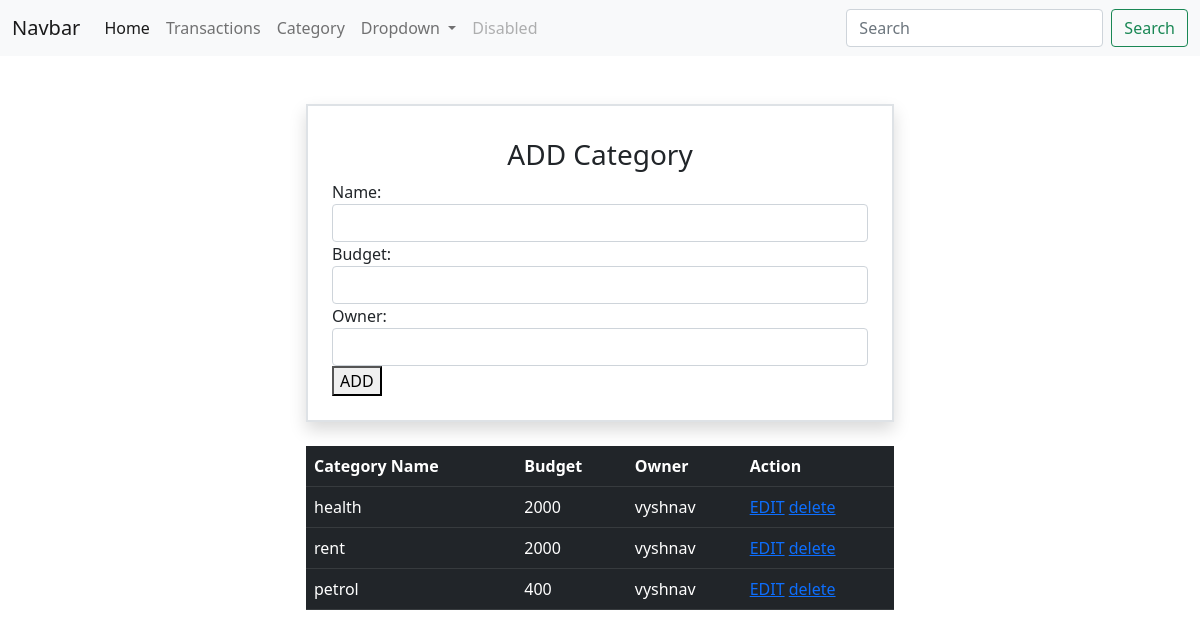
Page /category/add/ on the committed database.
### myapp/models.py (models this page shows, shortened)
class Category(models.Model):
    name=models.CharField(max_length=200)
    budget=models.PositiveIntegerField()
    owner=models.CharField(max_length=200)

### myapp/views.py (the view, shortened to what this page needs)
# urls.py: path('category/add/',views.CategoryCreateView.as_view(),name="category-add"),
class CategoryCreateView(View):
    def get(self,request,*args,**kwargs):
        form_instance = CategoryForm()
        qs=Category.objects.all()
        return render(request,"category_add.html",{"form":form_instance,"categories":qs})

### myapp/forms.py
class CategoryForm(forms.ModelForm):
    class Meta:
        model=Category
        fields=["name","budget","owner"]
        widgets={
            "name":forms.TextInput(attrs={"class":"form-control"}),
            "budget":forms.NumberInput(attrs={"class":"form-control"}),
            "owner":forms.TextInput(attrs={"class":"form-control"})
        }

### myapp/templates/category_add.html (shortened to what this page needs)
{%extends 'base.html'%}
{%block main_block%}
<div class="contianer">
    <div class="row mt-5">
        <div class="col-3"></div>
        <div class="col-6">
            <form action="" method="POST" class="border border-2 p-4 shadow">
                <h3 class="text-center my-2"> ADD Category</h3>
                {{form}}
                <button type="submit">ADD</button>
            </form>
        </div>
        <div class="col-3"></div>
    </div>
    <div class="row mt-4">
        <div class="col-3"></div>
        <div class="col-6">
            <table class="table table-dark">
                <tr>
                    <th>Category Name</th>
                    <th>Budget</th>
                    <th>Owner</th>
                    <th>Action</th>
                </tr>
                {%for cat in categories%}
                <tr>
                    <td>{{cat.name}}</td>
                    <td>{{cat.budget}}</td>
                    <td>{{cat.owner}}</td>
                    <td>
                        <a href="{%url 'category-edit' cat.id%}">EDIT</a>
                        <a href="{%url 'category-delete' cat.id%}">delete</a>
                    </td>
                </tr>
                {%endfor%}
            </table>
        </div>
        <div class="col-3"></div>
    </div>
</div>
{%endblock%}

### rows in the picture
Category: name "health", budget "2000", owner "vyshnav"
Category: name "rent", budget "2000", owner "vyshnav"
Category: name "petrol", budget "400", owner "vyshnav"
